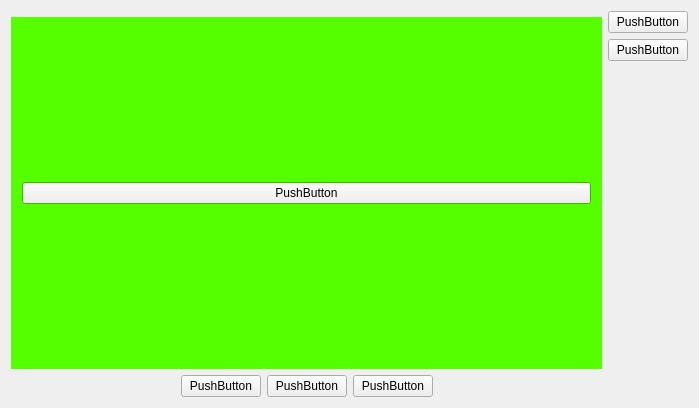
<?xml version="1.0" encoding="UTF-8"?>
<ui version="4.0">
 <class>Widget</class>
 <widget class="QWidget" name="Widget">
  <property name="geometry">
   <rect>
    <x>0</x>
    <y>0</y>
    <width>699</width>
    <height>408</height>
   </rect>
  </property>
  <property name="windowTitle">
   <string>Widget</string>
  </property>
  <layout class="QGridLayout" name="gridLayout">
   <item row="0" column="1" rowspan="3">
    <layout class="QVBoxLayout" name="verticalLayout">
     <item>
      <widget class="QPushButton" name="pushButton_9">
       <property name="text">
        <string>PushButton</string>
       </property>
      </widget>
     </item>
     <item>
      <widget class="QPushButton" name="pushButton_10">
       <property name="text">
        <string>PushButton</string>
       </property>
      </widget>
     </item>
     <item>
      <spacer name="verticalSpacer">
       <property name="orientation">
        <enum>Qt::Vertical</enum>
       </property>
       <property name="sizeHint" stdset="0">
        <size>
         <width>20</width>
         <height>40</height>
        </size>
       </property>
      </spacer>
     </item>
    </layout>
   </item>
   <item row="2" column="0">
    <layout class="QHBoxLayout" name="horizontalLayout">
     <item>
      <spacer name="horizontalSpacer">
       <property name="orientation">
        <enum>Qt::Horizontal</enum>
       </property>
       <property name="sizeHint" stdset="0">
        <size>
         <width>40</width>
         <height>20</height>
        </size>
       </property>
      </spacer>
     </item>
     <item>
      <widget class="QPushButton" name="pushButton">
       <property name="text">
        <string>PushButton</string>
       </property>
      </widget>
     </item>
     <item>
      <widget class="QPushButton" name="pushButton_2">
       <property name="text">
        <string>PushButton</string>
       </property>
      </widget>
     </item>
     <item>
      <widget class="QPushButton" name="pushButton_3">
       <property name="text">
        <string>PushButton</string>
       </property>
      </widget>
     </item>
     <item>
      <spacer name="horizontalSpacer_2">
       <property name="orientation">
        <enum>Qt::Horizontal</enum>
       </property>
       <property name="sizeHint" stdset="0">
        <size>
         <width>40</width>
         <height>20</height>
        </size>
       </property>
      </spacer>
     </item>
    </layout>
   </item>
   <item row="1" column="0">
    <widget class="QWidget" name="widget" native="true">
     <property name="sizePolicy">
      <sizepolicy hsizetype="Preferred" vsizetype="Expanding">
       <horstretch>0</horstretch>
       <verstretch>0</verstretch>
      </sizepolicy>
     </property>
     <property name="palette">
      <palette>
       <active>
        <colorrole role="Base">
         <brush brushstyle="SolidPattern">
          <color alpha="255">
           <red>255</red>
           <green>255</green>
           <blue>255</blue>
          </color>
         </brush>
        </colorrole>
        <colorrole role="Window">
         <brush brushstyle="SolidPattern">
          <color alpha="255">
           <red>85</red>
           <green>255</green>
           <blue>0</blue>
          </color>
         </brush>
        </colorrole>
       </active>
       <inactive>
        <colorrole role="Base">
         <brush brushstyle="SolidPattern">
          <color alpha="255">
           <red>255</red>
           <green>255</green>
           <blue>255</blue>
          </color>
         </brush>
        </colorrole>
        <colorrole role="Window">
         <brush brushstyle="SolidPattern">
          <color alpha="255">
           <red>85</red>
           <green>255</green>
           <blue>0</blue>
          </color>
         </brush>
        </colorrole>
       </inactive>
       <disabled>
        <colorrole role="Base">
         <brush brushstyle="SolidPattern">
          <color alpha="255">
           <red>85</red>
           <green>255</green>
           <blue>0</blue>
          </color>
         </brush>
        </colorrole>
        <colorrole role="Window">
         <brush brushstyle="SolidPattern">
          <color alpha="255">
           <red>85</red>
           <green>255</green>
           <blue>0</blue>
          </color>
         </brush>
        </colorrole>
       </disabled>
      </palette>
     </property>
     <property name="autoFillBackground">
      <bool>true</bool>
     </property>
     <layout class="QVBoxLayout" name="verticalLayout_2">
      <item>
       <widget class="QPushButton" name="pushButton_4">
        <property name="text">
         <string>PushButton</string>
        </property>
       </widget>
      </item>
     </layout>
    </widget>
   </item>
  </layout>
 </widget>
 <layoutdefault spacing="6" margin="11"/>
 <resources/>
 <connections/>
</ui>
